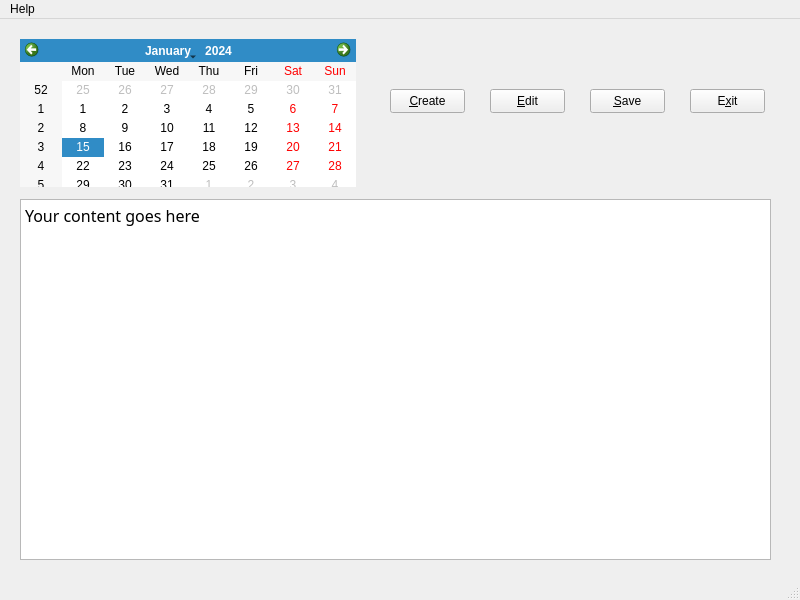
<?xml version="1.0" encoding="UTF-8"?>
<ui version="4.0">
 <class>MainWindow</class>
 <widget class="QMainWindow" name="MainWindow">
  <property name="geometry">
   <rect>
    <x>0</x>
    <y>0</y>
    <width>800</width>
    <height>600</height>
   </rect>
  </property>
  <property name="windowTitle">
   <string>MainWindow</string>
  </property>
  <widget class="QWidget" name="centralwidget">
   <widget class="QCalendarWidget" name="calendar1">
    <property name="geometry">
     <rect>
      <x>20</x>
      <y>20</y>
      <width>336</width>
      <height>148</height>
     </rect>
    </property>
   </widget>
   <widget class="QPushButton" name="btnCreate">
    <property name="geometry">
     <rect>
      <x>390</x>
      <y>70</y>
      <width>75</width>
      <height>24</height>
     </rect>
    </property>
    <property name="text">
     <string>&amp;Create</string>
    </property>
   </widget>
   <widget class="QPushButton" name="btnEdit">
    <property name="geometry">
     <rect>
      <x>490</x>
      <y>70</y>
      <width>75</width>
      <height>24</height>
     </rect>
    </property>
    <property name="text">
     <string>&amp;Edit</string>
    </property>
   </widget>
   <widget class="QPushButton" name="btnSave">
    <property name="geometry">
     <rect>
      <x>590</x>
      <y>70</y>
      <width>75</width>
      <height>24</height>
     </rect>
    </property>
    <property name="text">
     <string>&amp;Save</string>
    </property>
   </widget>
   <widget class="QPushButton" name="btnExit">
    <property name="geometry">
     <rect>
      <x>690</x>
      <y>70</y>
      <width>75</width>
      <height>24</height>
     </rect>
    </property>
    <property name="text">
     <string>E&amp;xit</string>
    </property>
   </widget>
   <widget class="QTextEdit" name="textEdit">
    <property name="geometry">
     <rect>
      <x>20</x>
      <y>180</y>
      <width>751</width>
      <height>361</height>
     </rect>
    </property>
    <property name="font">
     <font>
      <family>Manjari</family>
      <pointsize>12</pointsize>
     </font>
    </property>
    <property name="toolTip">
     <string>Your Content</string>
    </property>
    <property name="html">
     <string>&lt;!DOCTYPE HTML PUBLIC &quot;-//W3C//DTD HTML 4.0//EN&quot; &quot;http://www.w3.org/TR/REC-html40/strict.dtd&quot;&gt;
&lt;html&gt;&lt;head&gt;&lt;meta name=&quot;qrichtext&quot; content=&quot;1&quot; /&gt;&lt;style type=&quot;text/css&quot;&gt;
p, li { white-space: pre-wrap; }
&lt;/style&gt;&lt;/head&gt;&lt;body style=&quot; font-family:'Manjari'; font-size:12pt; font-weight:400; font-style:normal;&quot;&gt;
&lt;p style=&quot; margin-top:0px; margin-bottom:0px; margin-left:0px; margin-right:0px; -qt-block-indent:0; text-indent:0px;&quot;&gt;Your content goes here&lt;/p&gt;&lt;/body&gt;&lt;/html&gt;</string>
    </property>
   </widget>
  </widget>
  <widget class="QMenuBar" name="menubar">
   <property name="geometry">
    <rect>
     <x>0</x>
     <y>0</y>
     <width>800</width>
     <height>19</height>
    </rect>
   </property>
   <widget class="QMenu" name="menuHelp">
    <property name="title">
     <string>Help</string>
    </property>
    <addaction name="actionAbout"/>
   </widget>
   <addaction name="menuHelp"/>
  </widget>
  <widget class="QStatusBar" name="statusbar"/>
  <action name="actionAbout">
   <property name="text">
    <string>About</string>
   </property>
  </action>
 </widget>
 <resources/>
 <connections/>
</ui>
